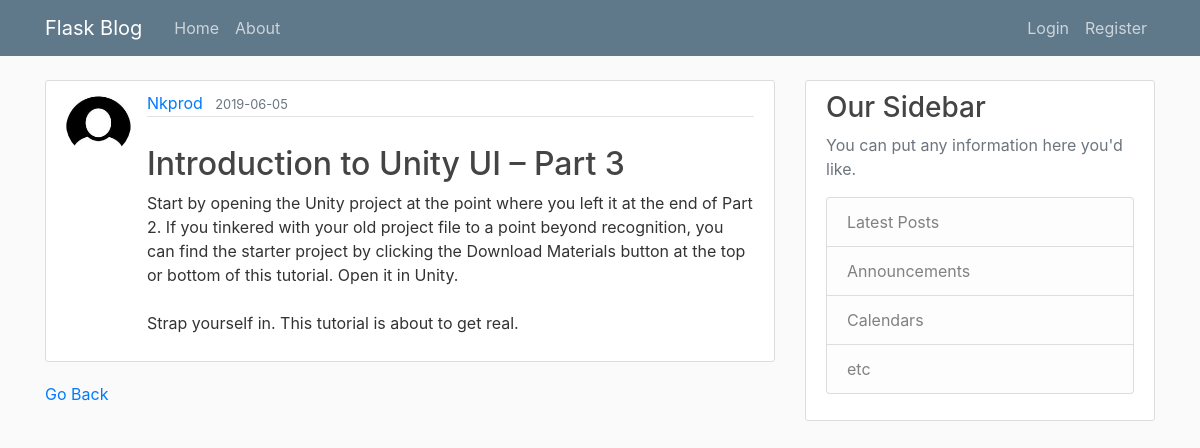
/post/22, run on an earlier commit of the app's database.
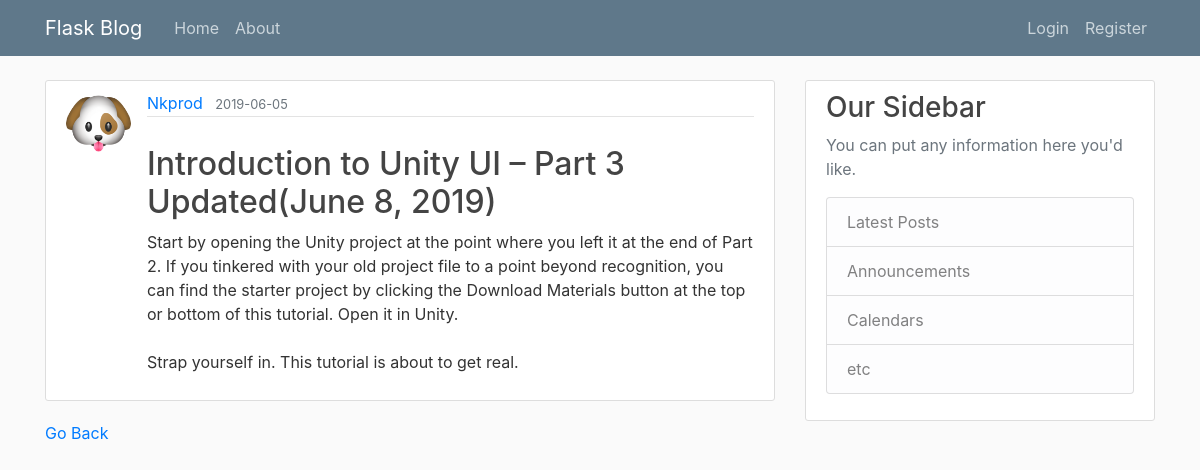
And on a later commit of the database.
### application/models.py (models this page shows, shortened)
class User(db.Model, UserMixin):
    id = db.Column(db.Integer, primary_key=True)
    username = db.Column(db.String(20), unique=True, nullable=False)
    email = db.Column(db.String(120), unique=True, nullable=False)
    image_file = db.Column(db.String(20), nullable=False, default='default.jpg')
    password = db.Column(db.String(60), nullable=False)
    posts = db.relationship('Post', backref='author', lazy=True)

class Post(db.Model):
    id = db.Column(db.Integer, primary_key=True)
    title = db.Column(db.String(100), nullable=False)
    date_posted = db.Column(db.DateTime, default=datetime.utcnow)
    content = db.Column(db.Text, nullable=False)
    user_id = db.Column(db.Integer, db.ForeignKey('user.id'), nullable=False)

### application/posts/routes.py (the view)
@posts.route("/post/<int:post_id>")
def post(post_id):
    post = Post.query.get_or_404(post_id)
    return render_template('post.html', title=post.title, post=post)

### application/templates/post.html (shortened to what this page needs)
{% extends "layout.html" %}
{% block body%}
    <article class="media content-section">
        <img class="rounded-circle article-img" src="{{ url_for('static', filename='pictures/' + post.author.image_file) }}">
        <div class="media-body">
            <div class="article-metadata">
                <a class="mr-2" href="#">{{ post.author.username }}</a>
                <small class="text-muted">{{ post.date_posted.strftime('%Y-%m-%d') }}</small>
            </div>
            <br />
            <h2 class="article-title">{{ title }}</h2>
            <p class="article-content">{{ post.content }}</p>
        </div>
    </article>
<a href="{{ url_for('main.about') }}">Go Back</a>
{% endblock %}

What changed in the data, as far as the page shows it:
changed User "Nkprod": image_file: a different picture
changed Post: title "Introduction to Unity UI – Part 3" → "Introduction to Unity UI – Part 3 Updated(June 8, 2019)"
